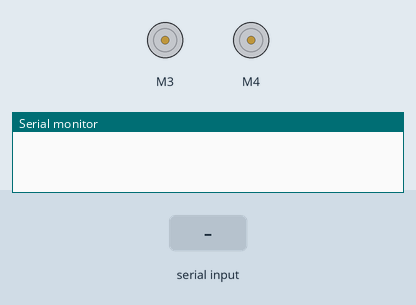
A sketch run on a simulated Arduino Uno, built with avr-gcc and run on an emulated ATmega328P. Shown: 2 × DC motor (green arrow = forward, orange = backward, longer = faster), the last lines printed to the serial monitor. Inputs (shaded band) come from the test bench.

Above: at 1.2 s.
1.3 s: "1" received over Serial
At 2.0 s:
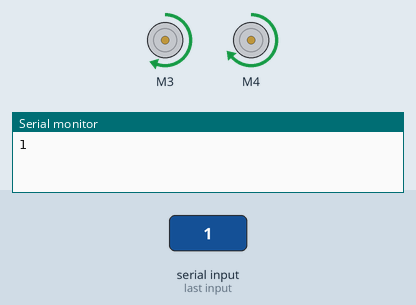
3.8 s: "3" received over Serial
At 4.6 s:
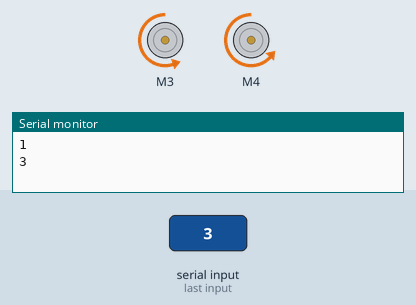
6.3 s: "4" received over Serial
At 7.0 s:
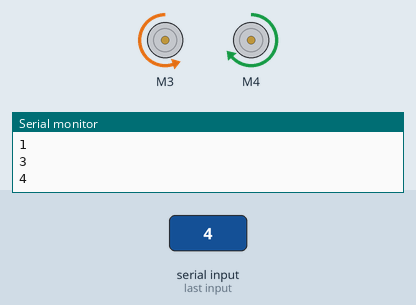
8.8 s: "2" received over Serial
At 9.6 s:
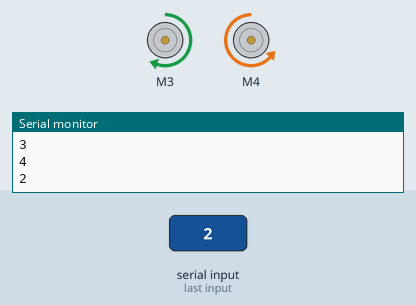
Timing chart, 0 to 11.8 s (numbered marks = the images above; inputs shaded):
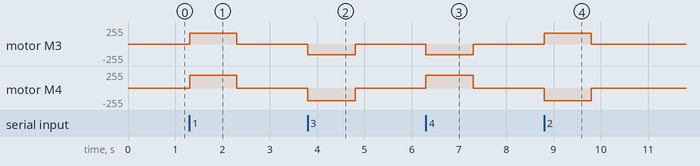

The sketch:

arduino_robot.ino
```cpp
/* This is the code for a Fire fighting Robot for smart home
 *  It can notify the tenant when it detects fire and put out the fire
*/
//importing libraires
#include<SoftwareSerial.h>
#include<AFMotor.h>


//Initialize DC motor
AF_DCMotor motor3(3, MOTOR12_1KHZ);
AF_DCMotor motor4(4, MOTOR12_1KHZ);

//Intialize global variables
int sensorPin = A0; // select the input pin for the LDR
int sensorValue = 1024;
int minimum;
int angle = 0;
int flag = 0;
int pos = 0;    // variable to store the servo position
int pos1 = 0;
int error;
int led = 8;
char val;


void setup() {
  Serial.begin(9600); //baudrate for Serial communication
  motor3.setSpeed(158); // set left DC motor speed
  motor4.setSpeed(190); // set right DC motor speed
}

void forward() {                     // This function moves all the wheels forward
  motor3.run(FORWARD);
  motor4.run(FORWARD);
}

void backward()                    // This function moves all the wheels backwards
{
motor3.run(BACKWARD);
motor4.run(BACKWARD);
}

void haltMotors()                   // This function stops all the motors (It is better to stop the motors before changing direction)
{
motor3.run(RELEASE);
motor4.run(RELEASE);
}

void turnLeft()                    // This function turns the robot left
{
motor3.run(FORWARD);
motor4.run(BACKWARD);
}

void turnRight()                    // This function turns the robot right
{
motor3.run(BACKWARD);
motor4.run(FORWARD);
}


void loop() {
  while (Serial.available() > 0)
  {
  val = Serial.read();
  Serial.println(val);
  }
  if( val == '1') // Forward
    {

      forward();
      delay(1000);
	  haltMotors();
   delay(1000);
    }
  else if(val == '3') // Backward
    {

      backward();
      delay(1000);
	  haltMotors();
   delay(1000);
    }
  else if(val == '4') //right
  {
	  turnRight();
	  delay(1000);
	  haltMotors();
   delay(1000);
  }
  else if(val == '2') //left
  {
	  turnLeft();
	  delay(1000);
	  haltMotors();
   delay(1000);
  }
  val = 0;
}
```

Measured:
- after the input at 1.3 s, motor M3: stopped → forward 158/255 at once, → stopped 1.0 s later; motor M4: stopped → forward 190/255 at once, → stopped 1.0 s later
- after the input at 3.8 s, motor M3: stopped → backward 158/255 at once, → stopped 1.0 s later; motor M4: stopped → backward 190/255 at once, → stopped 1.0 s later
- after the input at 6.3 s, motor M3: stopped → backward 158/255 at once, → stopped 1.0 s later; motor M4: stopped → forward 190/255 at once, → stopped 1.0 s later
- after the input at 8.8 s, motor M3: stopped → forward 158/255 at once, → stopped 1.0 s later; motor M4: stopped → backward 190/255 at once, → stopped 1.0 s later
